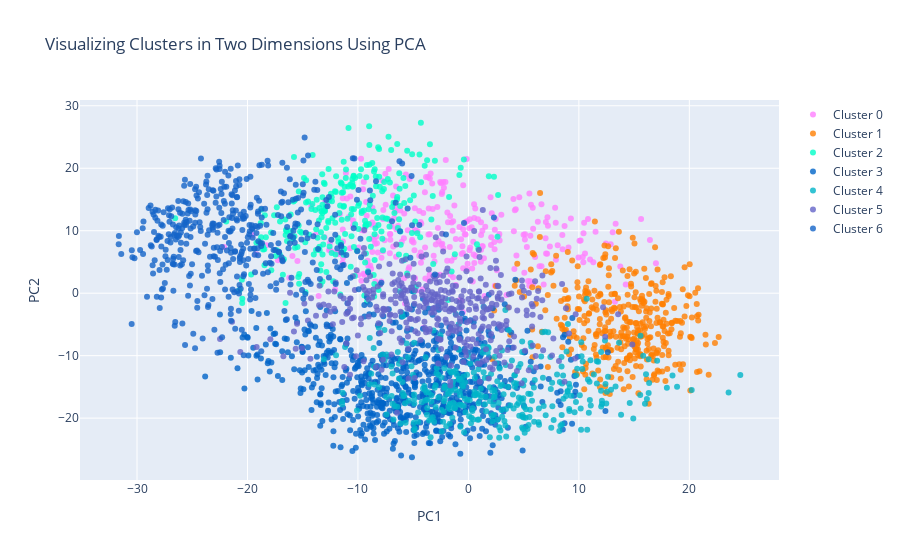

This figure's notebook cell:
### Code cell
#trace1 is for 'Cluster 0'
trace1 = go.Scatter(
                    x = cluster0["PC1_2d"],
                    y = cluster0["PC2_2d"],
                    mode = "markers",
                    name = "Cluster 0",
                    marker = dict(color = 'rgba(255, 128, 255, 0.8)'),
                    text = None)

#trace2 is for 'Cluster 1'
trace2 = go.Scatter(
                    x = cluster1["PC1_2d"],
                    y = cluster1["PC2_2d"],
                    mode = "markers",
                    name = "Cluster 1",
                    marker = dict(color = 'rgba(255, 128, 2, 0.8)'),
                    text = None)

#trace3 is for 'Cluster 2'
trace3 = go.Scatter(
                    x = cluster2["PC1_2d"],
                    y = cluster2["PC2_2d"],
                    mode = "markers",
                    name = "Cluster 2",
                    marker = dict(color = 'rgba(0, 255, 200, 0.8)'),
                    text = None)

trace4 = go.Scatter(
                    x = cluster3["PC1_2d"],
                    y = cluster3["PC2_2d"],
                    mode = "markers",
                    name = "Cluster 3",
                    marker = dict(color = 'rgba(0, 100, 200, 0.8)'),
                    text = None)

trace5 = go.Scatter(
                    x = cluster4["PC1_2d"],
                    y = cluster4["PC2_2d"],
                    mode = "markers",
                    name = "Cluster 4",
                    marker = dict(color = 'rgba(0, 180, 200, 0.8)'),
                    text = None)

trace6 = go.Scatter(
                    x = cluster5["PC1_2d"],
                    y = cluster5["PC2_2d"],
                    mode = "markers",
                    name = "Cluster 5",
                    marker = dict(color = 'rgba(100, 100, 200, 0.8)'),
                    text = None)

trace7 = go.Scatter(
                    x = cluster6["PC1_2d"],
                    y = cluster6["PC2_2d"],
                    mode = "markers",
                    name = "Cluster 6",
                    marker = dict(color = 'rgba(20, 100, 200, 0.8)'),
                    text = None)

data = [trace1, trace2, trace3, trace4, trace5, trace6, trace7]

title = "Visualizing Clusters in Two Dimensions Using PCA"

layout = dict(title = title,
              xaxis= dict(title= 'PC1',ticklen= 5,zeroline= False),
              yaxis= dict(title= 'PC2',ticklen= 5,zeroline= False)
             )

fig = dict(data = data, layout = layout)

iplot(fig)

### Figure 1 — Plotly figure (JSON) as saved in the notebook; plotly's stock layout.template omitted (floating-point values rounded to 4 significant figures; data arrays with more than 128 entries replaced by an {"elided": "..."} marker saying what was removed)
{"data": [{"marker": {"color": "rgba(255, 128, 255, 0.8)"}, "mode": "markers", "name": "Cluster 0", "type": "scatter", "x": {"elided": "291 float values"}, "y": {"elided": "291 float values"}}, {"marker": {"color": "rgba(255, 128, 2, 0.8)"}, "mode": "markers", "name": "Cluster 1", "type": "scatter", "x": {"elided": "373 float values"}, "y": {"elided": "373 float values"}}, {"marker": {"color": "rgba(0, 255, 200, 0.8)"}, "mode": "markers", "name": "Cluster 2", "type": "scatter", "x": {"elided": "264 float values"}, "y": {"elided": "264 float values"}}, {"marker": {"color": "rgba(0, 100, 200, 0.8)"}, "mode": "markers", "name": "Cluster 3", "type": "scatter", "x": {"elided": "720 float values"}, "y": {"elided": "720 float values"}}, {"marker": {"color": "rgba(0, 180, 200, 0.8)"}, "mode": "markers", "name": "Cluster 4", "type": "scatter", "x": {"elided": "353 float values"}, "y": {"elided": "353 float values"}}, {"marker": {"color": "rgba(100, 100, 200, 0.8)"}, "mode": "markers", "name": "Cluster 5", "type": "scatter", "x": {"elided": "380 float values"}, "y": {"elided": "380 float values"}}, {"marker": {"color": "rgba(20, 100, 200, 0.8)"}, "mode": "markers", "name": "Cluster 6", "type": "scatter", "x": {"elided": "444 float values"}, "y": {"elided": "444 float values"}}], "layout": {"title": {"text": "Visualizing Clusters in Two Dimensions Using PCA"}, "xaxis": {"ticklen": 5, "title": {"text": "PC1"}, "zeroline": false}, "yaxis": {"ticklen": 5, "title": {"text": "PC2"}, "zeroline": false}}}
